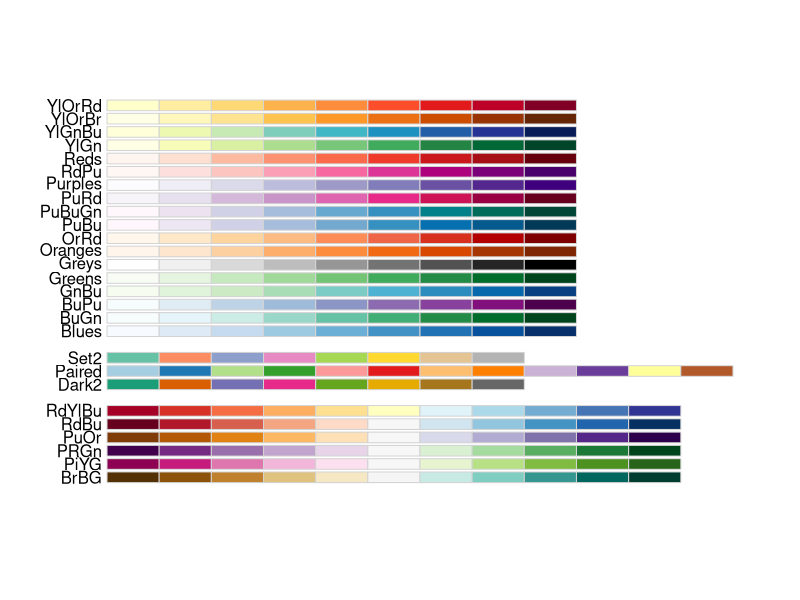
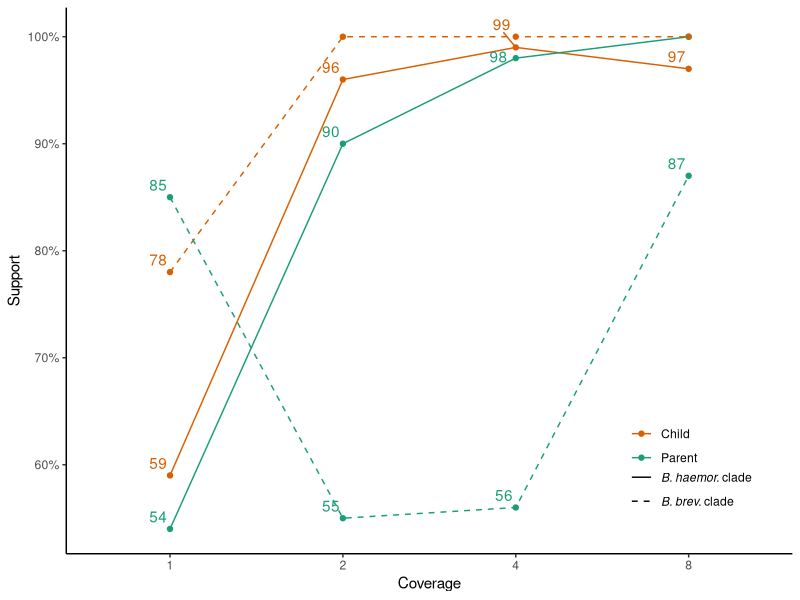
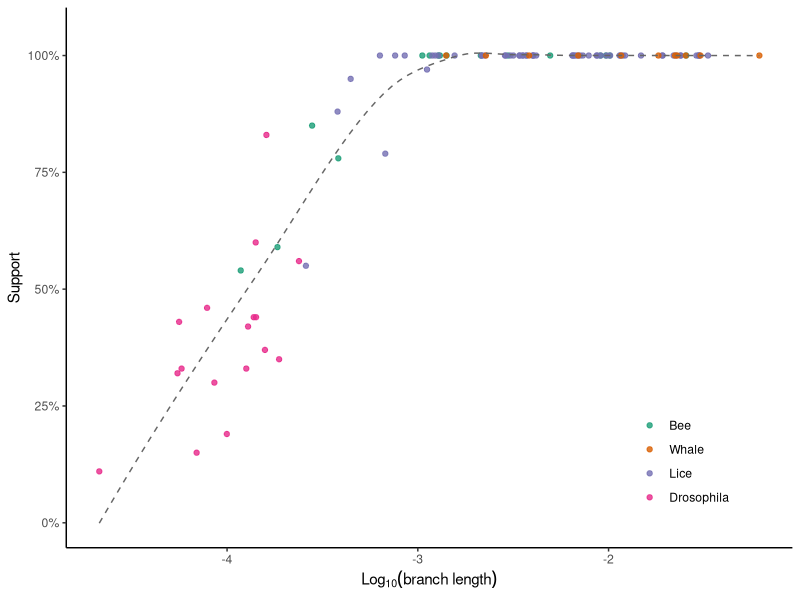
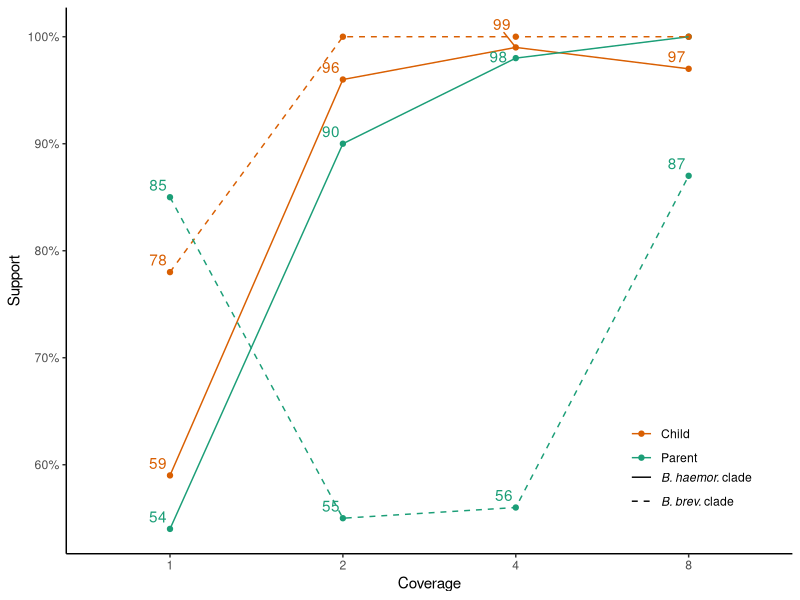
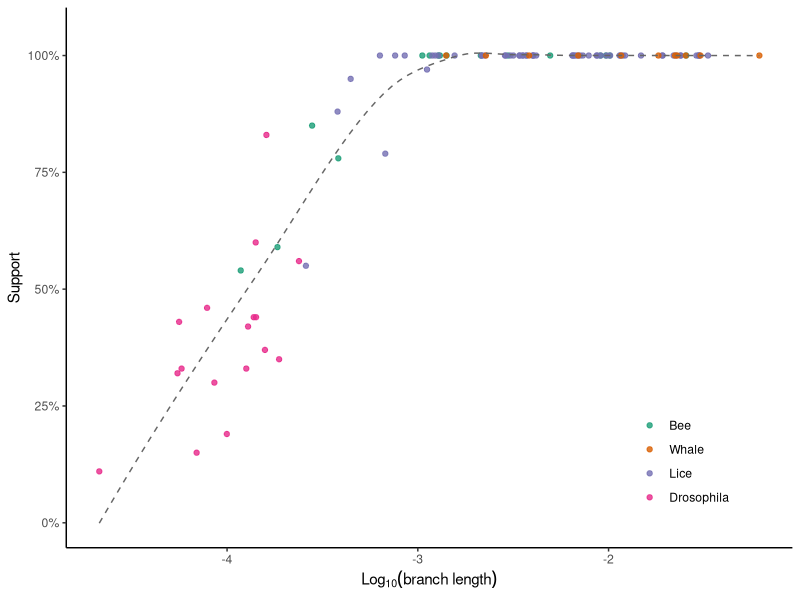

Reproduce these figures in R, in order.
require(ggplot2); require(scales); require(reshape2); 
#install.packages("dplyr")
require(dplyr)
#require(Hmisc)
library("readxl")
library(RColorBrewer)
library("ggsci")
#install.packages("ggrepel")
library("ggrepel")
library(ggpubr)
display.brewer.all(colorblindFriendly = TRUE)
brewer.pal(n = 8, name = "Dark2")
#library(ape)


my_colors <- RColorBrewer::brewer.pal(8, "Dark2")

my_colors2 <- RColorBrewer::brewer.pal(8, "Paired")
my_colors3  = c(brewer.pal(9, "RdBu")[c(1,2, 3, 7, 9)])

setwd(dirname(rstudioapi::getActiveDocumentContext()$path))
getwd()


d=read.csv('bee_support_vs_cov.csv',sep=",",h=T)

head(d)
ggplot(aes(x=as.factor(coverage), y=support/100, group=branch, color=as.factor(sp), linetype=as.factor(cluster),), data=d[d$coverage!=0,])+
  #geom_bar(position="dodge", stat="identity")+
  geom_point()+
  geom_line()+
  geom_text_repel(aes(label=ifelse(support!=100, support, "")),
                  force = 10, nudge_x = -0.01,nudge_y = 0.004, show.legend = F )+
  #geom_text_repel(aes(label=support),hjust=0, vjust=0)+
  scale_x_discrete(name="Coverage")+
  scale_y_continuous(name="Support" , labels=percent)+
  theme_classic()+
  theme(legend.text.align = 0)+
  #scale_fill_grey()+
  scale_linetype_manual(name="", values = c(1, 2), 
                        labels=c((expression(italic("B. haemor.")~"clade")), expression(italic("B. brev.")~"clade") ))+
  scale_colour_manual(name="", values = c( my_colors[1], my_colors[2]), 
                    labels=c("Parent", "Child"))+
  theme(legend.position = c(.86,.14), 
        legend.margin=margin(t = -0.5, unit='cm') )+
  guides(colour = guide_legend(title = NULL, order = 1, reverse=TRUE, ), 
         linetype = guide_legend(title = NULL, order = 2, reverse=FALSE,))
  


ggsave("bee_support_vs_coverage.pdf",width=5,height = 4)



# branch length vs support on real data

t1=read.csv('dist_bees.txt',sep=",",h=F, skip = 1)
t2=read.csv('dist_whales_100r.txt',sep=",",h=F, skip = 1)
t3=read.csv('dist_lice.txt',sep=",",h=F, skip = 1)
t4=read.csv('dist_dros.txt',sep=",",h=F, skip = 1)
t5=read.csv('dist_dros_200.txt',sep=",",h=F, skip = 1)

#t6=read.csv('dist_whales.txt',sep=",",h=F, skip = 1)

t <- rbind(t1, t2, t3, t5)


ggplot(aes(x=log10(as.numeric(V1)), y=as.numeric(V2)/100), data=t)+
  geom_point(aes(color=V3), alpha=0.8)+
  geom_smooth(se=F, color=my_colors[8], size=0.5, linetype="dashed")+

  #stat_summary_bin(fun = "mean", geom="point", bins=100, alpha=0.2) +
  #stat_summary_bin(fun.data = "mean_sdl", fun.args = list(mult = 1), geom="pointrange", alpha=0.5, bins=20)+
  #stat_summary_bin(fun = "mean", bins= 20, size=0.8, geom= "line") +
  #stat_density2d()+
  #stat_ellipse(geom="polygon", aes(fill = variable), alpha = 0.2,show.legend = FALSE, level = 0.8)+
  #geom_smooth(se=F, fullrange = FALSE, level = 0.95,linetype=1)+
  #scale_x_continuous()+
  scale_y_continuous(labels=percent, limits=c(NA, 1.05))+
  #geom_smooth(method=lm,linetype=2,colour="black",se=F, size=0.4,formula=y~x, 
  #            fullrange = FALSE, level = 0.95,) +
  theme_classic()+
  labs(y= "Support", x = expression(Log[10](branch~length)))+
  scale_color_manual(name="", values = c(my_colors[1], my_colors[2], my_colors[3], my_colors[4] ), 
                     labels=c("Bee", "Whale","Lice", "Drosophila"))+
  theme(legend.position = c(.85,.16), 
        legend.margin=margin(t = 0.0, unit='cm') )+
  guides(colour = guide_legend(title = NULL, order = 1, reverse=FALSE, ))


ggsave("branch_len_vs_support_real.pdf",width=5,height = 4)
